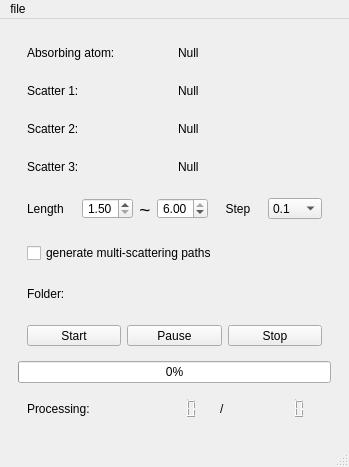
<?xml version="1.0" encoding="UTF-8"?>
<ui version="4.0">
 <class>MainWindow</class>
 <widget class="QMainWindow" name="MainWindow">
  <property name="geometry">
   <rect>
    <x>0</x>
    <y>0</y>
    <width>349</width>
    <height>467</height>
   </rect>
  </property>
  <property name="minimumSize">
   <size>
    <width>349</width>
    <height>415</height>
   </size>
  </property>
  <property name="maximumSize">
   <size>
    <width>349</width>
    <height>467</height>
   </size>
  </property>
  <property name="windowTitle">
   <string>MainWindow</string>
  </property>
  <widget class="QWidget" name="centralwidget">
   <layout class="QVBoxLayout" name="verticalLayout_2">
    <item>
     <widget class="QWidget" name="widget" native="true">
      <layout class="QVBoxLayout" name="verticalLayout" stretch="1,1,1,0,1,0,1,1,1,1">
       <item>
        <widget class="QWidget" name="widget_2" native="true">
         <layout class="QHBoxLayout" name="horizontalLayout">
          <item>
           <widget class="QLabel" name="label">
            <property name="text">
             <string>Absorbing atom: </string>
            </property>
           </widget>
          </item>
          <item>
           <widget class="QLabel" name="absorbLine">
            <property name="text">
             <string>Null</string>
            </property>
           </widget>
          </item>
         </layout>
        </widget>
       </item>
       <item>
        <widget class="QWidget" name="widget_3" native="true">
         <layout class="QHBoxLayout" name="horizontalLayout_2">
          <item>
           <widget class="QLabel" name="label_2">
            <property name="text">
             <string>Scatter 1: </string>
            </property>
           </widget>
          </item>
          <item>
           <widget class="QLabel" name="scat1Line">
            <property name="text">
             <string>Null</string>
            </property>
           </widget>
          </item>
         </layout>
        </widget>
       </item>
       <item>
        <widget class="QWidget" name="widget_4" native="true">
         <layout class="QHBoxLayout" name="horizontalLayout_3">
          <item>
           <widget class="QLabel" name="label_3">
            <property name="text">
             <string>Scatter 2: </string>
            </property>
           </widget>
          </item>
          <item>
           <widget class="QLabel" name="scat2Line">
            <property name="text">
             <string>Null</string>
            </property>
           </widget>
          </item>
         </layout>
        </widget>
       </item>
       <item>
        <widget class="QWidget" name="widget_7" native="true">
         <layout class="QHBoxLayout" name="horizontalLayout_8">
          <item>
           <widget class="QLabel" name="label_8">
            <property name="text">
             <string>Scatter 3:</string>
            </property>
           </widget>
          </item>
          <item>
           <widget class="QLabel" name="scat3Line">
            <property name="text">
             <string>Null</string>
            </property>
           </widget>
          </item>
         </layout>
        </widget>
       </item>
       <item>
        <widget class="QWidget" name="widget_5" native="true">
         <layout class="QHBoxLayout" name="horizontalLayout_4" stretch="1,1,0,1,1,1">
          <item>
           <widget class="QLabel" name="label_4">
            <property name="text">
             <string>Length</string>
            </property>
           </widget>
          </item>
          <item>
           <widget class="QDoubleSpinBox" name="startBox">
            <property name="alignment">
             <set>Qt::AlignCenter</set>
            </property>
            <property name="minimum">
             <double>1.500000000000000</double>
            </property>
            <property name="maximum">
             <double>6.000000000000000</double>
            </property>
           </widget>
          </item>
          <item>
           <widget class="QLabel" name="label_5">
            <property name="font">
             <font>
              <pointsize>14</pointsize>
             </font>
            </property>
            <property name="text">
             <string>~</string>
            </property>
            <property name="textFormat">
             <enum>Qt::RichText</enum>
            </property>
            <property name="alignment">
             <set>Qt::AlignCenter</set>
            </property>
            <property name="indent">
             <number>-1</number>
            </property>
           </widget>
          </item>
          <item>
           <widget class="QDoubleSpinBox" name="endBox">
            <property name="alignment">
             <set>Qt::AlignCenter</set>
            </property>
            <property name="minimum">
             <double>1.500000000000000</double>
            </property>
            <property name="maximum">
             <double>6.000000000000000</double>
            </property>
            <property name="value">
             <double>6.000000000000000</double>
            </property>
           </widget>
          </item>
          <item>
           <widget class="QLabel" name="Step">
            <property name="text">
             <string>Step</string>
            </property>
            <property name="alignment">
             <set>Qt::AlignCenter</set>
            </property>
           </widget>
          </item>
          <item>
           <widget class="QComboBox" name="stepBox">
            <property name="currentText">
             <string>0.1</string>
            </property>
            <property name="currentIndex">
             <number>1</number>
            </property>
            <item>
             <property name="text">
              <string>1</string>
             </property>
            </item>
            <item>
             <property name="text">
              <string>0.1</string>
             </property>
            </item>
            <item>
             <property name="text">
              <string>0.01</string>
             </property>
            </item>
           </widget>
          </item>
         </layout>
        </widget>
       </item>
       <item>
        <widget class="QWidget" name="widget_8" native="true">
         <layout class="QHBoxLayout" name="horizontalLayout_9">
          <item>
           <widget class="QCheckBox" name="msBox">
            <property name="text">
             <string>generate multi-scattering paths</string>
            </property>
           </widget>
          </item>
         </layout>
        </widget>
       </item>
       <item>
        <widget class="QWidget" name="textWidget" native="true">
         <layout class="QHBoxLayout" name="horizontalLayout_6" stretch="0,1">
          <item>
           <widget class="QLabel" name="label_6">
            <property name="text">
             <string>Folder: </string>
            </property>
           </widget>
          </item>
          <item>
           <widget class="QLabel" name="folderLabel">
            <property name="text">
             <string/>
            </property>
           </widget>
          </item>
         </layout>
        </widget>
       </item>
       <item>
        <widget class="QWidget" name="buttonWidget" native="true">
         <layout class="QHBoxLayout" name="horizontalLayout_5">
          <item>
           <widget class="QPushButton" name="startButton">
            <property name="text">
             <string>Start</string>
            </property>
           </widget>
          </item>
          <item>
           <widget class="QPushButton" name="pauseButton">
            <property name="text">
             <string>Pause</string>
            </property>
           </widget>
          </item>
          <item>
           <widget class="QPushButton" name="endButton">
            <property name="text">
             <string>Stop</string>
            </property>
           </widget>
          </item>
         </layout>
        </widget>
       </item>
       <item>
        <widget class="QProgressBar" name="progressBar">
         <property name="value">
          <number>0</number>
         </property>
        </widget>
       </item>
       <item>
        <widget class="QWidget" name="widget_6" native="true">
         <layout class="QHBoxLayout" name="horizontalLayout_7" stretch="1,1,0,1">
          <item>
           <widget class="QLabel" name="label_7">
            <property name="text">
             <string>Processing:</string>
            </property>
           </widget>
          </item>
          <item>
           <widget class="QLCDNumber" name="currentLabel">
            <property name="font">
             <font>
              <family>Arial</family>
              <pointsize>10</pointsize>
              <weight>75</weight>
              <bold>true</bold>
             </font>
            </property>
            <property name="layoutDirection">
             <enum>Qt::LeftToRight</enum>
            </property>
            <property name="frameShape">
             <enum>QFrame::NoFrame</enum>
            </property>
            <property name="frameShadow">
             <enum>QFrame::Plain</enum>
            </property>
            <property name="digitCount">
             <number>6</number>
            </property>
            <property name="segmentStyle">
             <enum>QLCDNumber::Filled</enum>
            </property>
           </widget>
          </item>
          <item>
           <widget class="QLabel" name="label_9">
            <property name="text">
             <string>/</string>
            </property>
           </widget>
          </item>
          <item>
           <widget class="QLCDNumber" name="totalLabel">
            <property name="font">
             <font>
              <family>Arial</family>
              <pointsize>10</pointsize>
              <weight>75</weight>
              <bold>true</bold>
             </font>
            </property>
            <property name="layoutDirection">
             <enum>Qt::LeftToRight</enum>
            </property>
            <property name="frameShape">
             <enum>QFrame::NoFrame</enum>
            </property>
            <property name="frameShadow">
             <enum>QFrame::Plain</enum>
            </property>
            <property name="digitCount">
             <number>6</number>
            </property>
            <property name="segmentStyle">
             <enum>QLCDNumber::Filled</enum>
            </property>
           </widget>
          </item>
         </layout>
        </widget>
       </item>
      </layout>
     </widget>
    </item>
   </layout>
  </widget>
  <widget class="QMenuBar" name="menubar">
   <property name="geometry">
    <rect>
     <x>0</x>
     <y>0</y>
     <width>349</width>
     <height>23</height>
    </rect>
   </property>
   <widget class="QMenu" name="menufile">
    <property name="title">
     <string>file</string>
    </property>
    <addaction name="actionRead_inp"/>
   </widget>
   <addaction name="menufile"/>
  </widget>
  <widget class="QStatusBar" name="statusbar"/>
  <action name="actionRead_inp">
   <property name="text">
    <string>Read inp...</string>
   </property>
  </action>
 </widget>
 <resources/>
 <connections/>
</ui>
